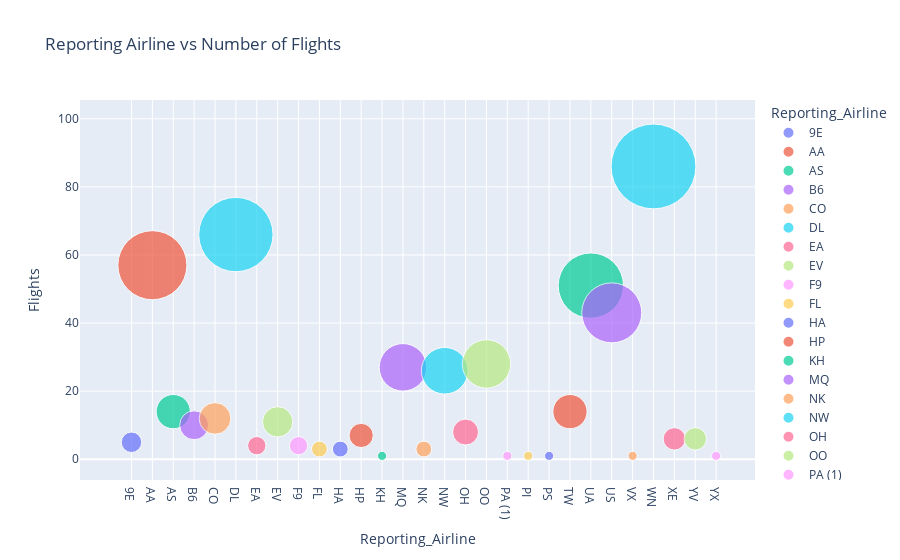

Notebook code for this chart:
### Code cell
bub_data = data.groupby('Reporting_Airline')['Flights'].sum().reset_index()

fig =px.scatter(bub_data, x ='Reporting_Airline', y ='Flights',
                size ='Flights', hover_name = "Reporting_Airline", size_max =60,
                title ="Reporting Airline vs Number of Flights",
                color = bub_data['Reporting_Airline'])

fig.show()

### Figure 1 — Plotly figure (JSON) as saved in the notebook; plotly's stock layout.template omitted (floating-point values rounded to 4 significant figures)
{"data": [{"hovertemplate": "<b>%{hovertext}</b><br><br>Reporting_Airline=%{x}<br>Flights=%{marker.size}<extra></extra>", "hovertext": ["9E"], "legendgroup": "9E", "marker": {"color": "#636efa", "size": [5], "sizemode": "area", "sizeref": 0.02389, "symbol": "circle"}, "mode": "markers", "name": "9E", "orientation": "v", "showlegend": true, "type": "scatter", "x": ["9E"], "xaxis": "x", "y": [5], "yaxis": "y"}, {"hovertemplate": "<b>%{hovertext}</b><br><br>Reporting_Airline=%{x}<br>Flights=%{marker.size}<extra></extra>", "hovertext": ["AA"], "legendgroup": "AA", "marker": {"color": "#EF553B", "size": [57], "sizemode": "area", "sizeref": 0.02389, "symbol": "circle"}, "mode": "markers", "name": "AA", "orientation": "v", "showlegend": true, "type": "scatter", "x": ["AA"], "xaxis": "x", "y": [57], "yaxis": "y"}, {"hovertemplate": "<b>%{hovertext}</b><br><br>Reporting_Airline=%{x}<br>Flights=%{marker.size}<extra></extra>", "hovertext": ["AS"], "legendgroup": "AS", "marker": {"color": "#00cc96", "size": [14], "sizemode": "area", "sizeref": 0.02389, "symbol": "circle"}, "mode": "markers", "name": "AS", "orientation": "v", "showlegend": true, "type": "scatter", "x": ["AS"], "xaxis": "x", "y": [14], "yaxis": "y"}, {"hovertemplate": "<b>%{hovertext}</b><br><br>Reporting_Airline=%{x}<br>Flights=%{marker.size}<extra></extra>", "hovertext": ["B6"], "legendgroup": "B6", "marker": {"color": "#ab63fa", "size": [10], "sizemode": "area", "sizeref": 0.02389, "symbol": "circle"}, "mode": "markers", "name": "B6", "orientation": "v", "showlegend": true, "type": "scatter", "x": ["B6"], "xaxis": "x", "y": [10], "yaxis": "y"}, {"hovertemplate": "<b>%{hovertext}</b><br><br>Reporting_Airline=%{x}<br>Flights=%{marker.size}<extra></extra>", "hovertext": ["CO"], "legendgroup": "CO", "marker": {"color": "#FFA15A", "size": [12], "sizemode": "area", "sizeref": 0.02389, "symbol": "circle"}, "mode": "markers", "name": "CO", "orientation": "v", "showlegend": true, "type": "scatter", "x": ["CO"], "xaxis": "x", "y": [12], "yaxis": "y"}, {"hovertemplate": "<b>%{hovertext}</b><br><br>Reporting_Airline=%{x}<br>Flights=%{marker.size}<extra></extra>", "hovertext": ["DL"], "legendgroup": "DL", "marker": {"color": "#19d3f3", "size": [66], "sizemode": "area", "sizeref": 0.02389, "symbol": "circle"}, "mode": "markers", "name": "DL", "orientation": "v", "showlegend": true, "type": "scatter", "x": ["DL"], "xaxis": "x", "y": [66], "yaxis": "y"}, {"hovertemplate": "<b>%{hovertext}</b><br><br>Reporting_Airline=%{x}<br>Flights=%{marker.size}<extra></extra>", "hovertext": ["EA"], "legendgroup": "EA", "marker": {"color": "#FF6692", "size": [4], "sizemode": "area", "sizeref": 0.02389, "symbol": "circle"}, "mode": "markers", "name": "EA", "orientation": "v", "showlegend": true, "type": "scatter", "x": ["EA"], "xaxis": "x", "y": [4], "yaxis": "y"}, {"hovertemplate": "<b>%{hovertext}</b><br><br>Reporting_Airline=%{x}<br>Flights=%{marker.size}<extra></extra>", "hovertext": ["EV"], "legendgroup": "EV", "marker": {"color": "#B6E880", "size": [11], "sizemode": "area", "sizeref": 0.02389, "symbol": "circle"}, "mode": "markers", "name": "EV", "orientation": "v", "showlegend": true, "type": "scatter", "x": ["EV"], "xaxis": "x", "y": [11], "yaxis": "y"}, {"hovertemplate": "<b>%{hovertext}</b><br><br>Reporting_Airline=%{x}<br>Flights=%{marker.size}<extra></extra>", "hovertext": ["F9"], "legendgroup": "F9", "marker": {"color": "#FF97FF", "size": [4], "sizemode": "area", "sizeref": 0.02389, "symbol": "circle"}, "mode": "markers", "name": "F9", "orientation": "v", "showlegend": true, "type": "scatter", "x": ["F9"], "xaxis": "x", "y": [4], "yaxis": "y"}, {"hovertemplate": "<b>%{hovertext}</b><br><br>Reporting_Airline=%{x}<br>Flights=%{marker.size}<extra></extra>", "hovertext": ["FL"], "legendgroup": "FL", "marker": {"color": "#FECB52", "size": [3], "sizemode": "area", "sizeref": 0.02389, "symbol": "circle"}, "mode": "markers", "name": "FL", "orientation": "v", "showlegend": true, "type": "scatter", "x": ["FL"], "xaxis": "x", "y": [3], "yaxis": "y"}, {"hovertemplate": "<b>%{hovertext}</b><br><br>Reporting_Airline=%{x}<br>Flights=%{marker.size}<extra></extra>", "hovertext": ["HA"], "legendgroup": "HA", "marker": {"color": "#636efa", "size": [3], "sizemode": "area", "sizeref": 0.02389, "symbol": "circle"}, "mode": "markers", "name": "HA", "orientation": "v", "showlegend": true, "type": "scatter", "x": ["HA"], "xaxis": "x", "y": [3], "yaxis": "y"}, {"hovertemplate": "<b>%{hovertext}</b><br><br>Reporting_Airline=%{x}<br>Flights=%{marker.size}<extra></extra>", "hovertext": ["HP"], "legendgroup": "HP", "marker": {"color": "#EF553B", "size": [7], "sizemode": "area", "sizeref": 0.02389, "symbol": "circle"}, "mode": "markers", "name": "HP", "orientation": "v", "showlegend": true, "type": "scatter", "x": ["HP"], "xaxis": "x", "y": [7], "yaxis": "y"}, {"hovertemplate": "<b>%{hovertext}</b><br><br>Reporting_Airline=%{x}<br>Flights=%{marker.size}<extra></extra>", "hovertext": ["KH"], "legendgroup": "KH", "marker": {"color": "#00cc96", "size": [1], "sizemode": "area", "sizeref": 0.02389, "symbol": "circle"}, "mode": "markers", "name": "KH", "orientation": "v", "showlegend": true, "type": "scatter", "x": ["KH"], "xaxis": "x", "y": [1], "yaxis": "y"}, {"hovertemplate": "<b>%{hovertext}</b><br><br>Reporting_Airline=%{x}<br>Flights=%{marker.size}<extra></extra>", "hovertext": ["MQ"], "legendgroup": "MQ", "marker": {"color": "#ab63fa", "size": [27], "sizemode": "area", "sizeref": 0.02389, "symbol": "circle"}, "mode": "markers", "name": "MQ", "orientation": "v", "showlegend": true, "type": "scatter", "x": ["MQ"], "xaxis": "x", "y": [27], "yaxis": "y"}, {"hovertemplate": "<b>%{hovertext}</b><br><br>Reporting_Airline=%{x}<br>Flights=%{marker.size}<extra></extra>", "hovertext": ["NK"], "legendgroup": "NK", "marker": {"color": "#FFA15A", "size": [3], "sizemode": "area", "sizeref": 0.02389, "symbol": "circle"}, "mode": "markers", "name": "NK", "orientation": "v", "showlegend": true, "type": "scatter", "x": ["NK"], "xaxis": "x", "y": [3], "yaxis": "y"}, {"hovertemplate": "<b>%{hovertext}</b><br><br>Reporting_Airline=%{x}<br>Flights=%{marker.size}<extra></extra>", "hovertext": ["NW"], "legendgroup": "NW", "marker": {"color": "#19d3f3", "size": [26], "sizemode": "area", "sizeref": 0.02389, "symbol": "circle"}, "mode": "markers", "name": "NW", "orientation": "v", "showlegend": true, "type": "scatter", "x": ["NW"], "xaxis": "x", "y": [26], "yaxis": "y"}, {"hovertemplate": "<b>%{hovertext}</b><br><br>Reporting_Airline=%{x}<br>Flights=%{marker.size}<extra></extra>", "hovertext": ["OH"], "legendgroup": "OH", "marker": {"color": "#FF6692", "size": [8], "sizemode": "area", "sizeref": 0.02389, "symbol": "circle"}, "mode": "markers", "name": "OH", "orientation": "v", "showlegend": true, "type": "scatter", "x": ["OH"], "xaxis": "x", "y": [8], "yaxis": "y"}, {"hovertemplate": "<b>%{hovertext}</b><br><br>Reporting_Airline=%{x}<br>Flights=%{marker.size}<extra></extra>", "hovertext": ["OO"], "legendgroup": "OO", "marker": {"color": "#B6E880", "size": [28], "sizemode": "area", "sizeref": 0.02389, "symbol": "circle"}, "mode": "markers", "name": "OO", "orientation": "v", "showlegend": true, "type": "scatter", "x": ["OO"], "xaxis": "x", "y": [28], "yaxis": "y"}, {"hovertemplate": "<b>%{hovertext}</b><br><br>Reporting_Airline=%{x}<br>Flights=%{marker.size}<extra></extra>", "hovertext": ["PA (1)"], "legendgroup": "PA (1)", "marker": {"color": "#FF97FF", "size": [1], "sizemode": "area", "sizeref": 0.02389, "symbol": "circle"}, "mode": "markers", "name": "PA (1)", "orientation": "v", "showlegend": true, "type": "scatter", "x": ["PA (1)"], "xaxis": "x", "y": [1], "yaxis": "y"}, {"hovertemplate": "<b>%{hovertext}</b><br><br>Reporting_Airline=%{x}<br>Flights=%{marker.size}<extra></extra>", "hovertext": ["PI"], "legendgroup": "PI", "marker": {"color": "#FECB52", "size": [1], "sizemode": "area", "sizeref": 0.02389, "symbol": "circle"}, "mode": "markers", "name": "PI", "orientation": "v", "showlegend": true, "type": "scatter", "x": ["PI"], "xaxis": "x", "y": [1], "yaxis": "y"}, {"hovertemplate": "<b>%{hovertext}</b><br><br>Reporting_Airline=%{x}<br>Flights=%{marker.size}<extra></extra>", "hovertext": ["PS"], "legendgroup": "PS", "marker": {"color": "#636efa", "size": [1], "sizemode": "area", "sizeref": 0.02389, "symbol": "circle"}, "mode": "markers", "name": "PS", "orientation": "v", "showlegend": true, "type": "scatter", "x": ["PS"], "xaxis": "x", "y": [1], "yaxis": "y"}, {"hovertemplate": "<b>%{hovertext}</b><br><br>Reporting_Airline=%{x}<br>Flights=%{marker.size}<extra></extra>", "hovertext": ["TW"], "legendgroup": "TW", "marker": {"color": "#EF553B", "size": [14], "sizemode": "area", "sizeref": 0.02389, "symbol": "circle"}, "mode": "markers", "name": "TW", "orientation": "v", "showlegend": true, "type": "scatter", "x": ["TW"], "xaxis": "x", "y": [14], "yaxis": "y"}, {"hovertemplate": "<b>%{hovertext}</b><br><br>Reporting_Airline=%{x}<br>Flights=%{marker.size}<extra></extra>", "hovertext": ["UA"], "legendgroup": "UA", "marker": {"color": "#00cc96", "size": [51], "sizemode": "area", "sizeref": 0.02389, "symbol": "circle"}, "mode": "markers", "name": "UA", "orientation": "v", "showlegend": true, "type": "scatter", "x": ["UA"], "xaxis": "x", "y": [51], "yaxis": "y"}, {"hovertemplate": "<b>%{hovertext}</b><br><br>Reporting_Airline=%{x}<br>Flights=%{marker.size}<extra></extra>", "hovertext": ["US"], "legendgroup": "US", "marker": {"color": "#ab63fa", "size": [43], "sizemode": "area", "sizeref": 0.02389, "symbol": "circle"}, "mode": "markers", "name": "US", "orientation": "v", "showlegend": true, "type": "scatter", "x": ["US"], "xaxis": "x", "y": [43], "yaxis": "y"}, {"hovertemplate": "<b>%{hovertext}</b><br><br>Reporting_Airline=%{x}<br>Flights=%{marker.size}<extra></extra>", "hovertext": ["VX"], "legendgroup": "VX", "marker": {"color": "#FFA15A", "size": [1], "sizemode": "area", "sizeref": 0.02389, "symbol": "circle"}, "mode": "markers", "name": "VX", "orientation": "v", "showlegend": true, "type": "scatter", "x": ["VX"], "xaxis": "x", "y": [1], "yaxis": "y"}, {"hovertemplate": "<b>%{hovertext}</b><br><br>Reporting_Airline=%{x}<br>Flights=%{marker.size}<extra></extra>", "hovertext": ["WN"], "legendgroup": "WN", "marker": {"color": "#19d3f3", "size": [86], "sizemode": "area", "sizeref": 0.02389, "symbol": "circle"}, "mode": "markers", "name": "WN", "orientation": "v", "showlegend": true, "type": "scatter", "x": ["WN"], "xaxis": "x", "y": [86], "yaxis": "y"}, {"hovertemplate": "<b>%{hovertext}</b><br><br>Reporting_Airline=%{x}<br>Flights=%{marker.size}<extra></extra>", "hovertext": ["XE"], "legendgroup": "XE", "marker": {"color": "#FF6692", "size": [6], "sizemode": "area", "sizeref": 0.02389, "symbol": "circle"}, "mode": "markers", "name": "XE", "orientation": "v", "showlegend": true, "type": "scatter", "x": ["XE"], "xaxis": "x", "y": [6], "yaxis": "y"}, {"hovertemplate": "<b>%{hovertext}</b><br><br>Reporting_Airline=%{x}<br>Flights=%{marker.size}<extra></extra>", "hovertext": ["YV"], "legendgroup": "YV", "marker": {"color": "#B6E880", "size": [6], "sizemode": "area", "sizeref": 0.02389, "symbol": "circle"}, "mode": "markers", "name": "YV", "orientation": "v", "showlegend": true, "type": "scatter", "x": ["YV"], "xaxis": "x", "y": [6], "yaxis": "y"}, {"hovertemplate": "<b>%{hovertext}</b><br><br>Reporting_Airline=%{x}<br>Flights=%{marker.size}<extra></extra>", "hovertext": ["YX"], "legendgroup": "YX", "marker": {"color": "#FF97FF", "size": [1], "sizemode": "area", "sizeref": 0.02389, "symbol": "circle"}, "mode": "markers", "name": "YX", "orientation": "v", "showlegend": true, "type": "scatter", "x": ["YX"], "xaxis": "x", "y": [1], "yaxis": "y"}], "layout": {"legend": {"itemsizing": "constant", "title": {"text": "Reporting_Airline"}, "tracegroupgap": 0}, "title": {"text": "Reporting Airline vs Number of Flights"}, "xaxis": {"anchor": "y", "categoryarray": ["9E", "AA", "AS", "B6", "CO", "DL", "EA", "EV", "F9", "FL", "HA", "HP", "KH", "MQ", "NK", "NW", "OH", "OO", "PA (1)", "PI", "PS", "TW", "UA", "US", "VX", "WN", "XE", "YV", "YX"], "categoryorder": "array", "domain": [0, 1], "title": {"text": "Reporting_Airline"}}, "yaxis": {"anchor": "x", "domain": [0, 1], "title": {"text": "Flights"}}}}
